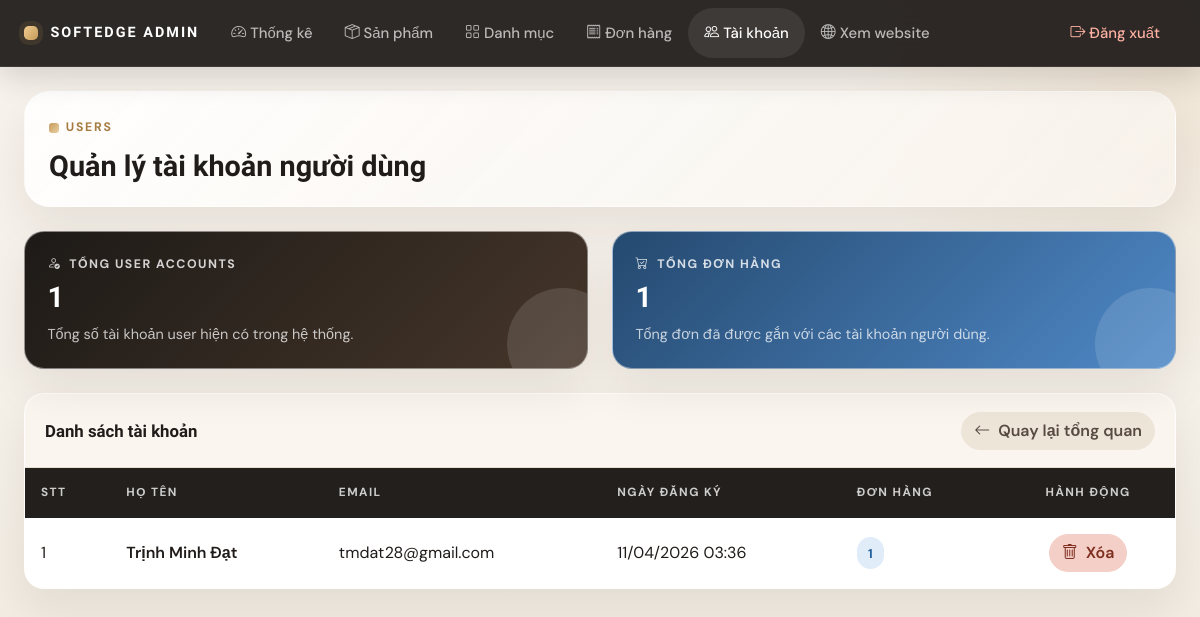
Screenshot of /admin/users (signed in) with the database file from the repository.
### tables this page shows
CREATE TABLE `users` (
  `user_id` varchar(36) NOT NULL DEFAULT uuid(),
  `full_name` varchar(100) NOT NULL,
  `email` varchar(100) NOT NULL,
  `phone` varchar(20) DEFAULT NULL,
  `password` varchar(255) NOT NULL,
  `role` enum('customer','admin') NOT NULL DEFAULT 'customer',
  `status` enum('active','banned') NOT NULL DEFAULT 'active',
  `created_at` datetime NOT NULL DEFAULT current_timestamp()
);

### routes.php (called while the page is built)
<?php
$routes = [
    'GET /' => 'HomeController@index',
    'GET /productdetail/{id}' => 'ProductController@detail',
    'POST /productdetail/{id}/review' => 'ProductController@submitReview',
    'GET /api/products' => 'ApiController@getProducts',
    'GET /api/categories' => 'ApiController@getCategories',
    'GET /api/cart' => 'ApiController@getCart',
    'POST /api/cart/add' => 'ApiController@addToCart',
    'POST /api/cart/update' => 'ApiController@updateCartItem',
    'POST /api/cart/remove' => 'ApiController@removeFromCart',
    'POST /api/checkout' => 'OrderController@processCheckout',
    'POST /api/auth/login' => 'UserController@loginApi',
    'GET /admin/login' => 'AdminController@login',
    'POST /admin/login' => 'AdminController@login',
    'GET /admin/logout' => 'AdminController@logout',
    'GET /admin' => 'AdminController@dashboard',
    'GET /admin/dashboard' => 'AdminController@dashboard',
    'GET /admin/products' => 'AdminController@products',
    'POST /admin/products/save' => 'AdminController@saveProduct',
    'GET /admin/products/delete' => 'AdminController@deleteProduct',
    'GET /admin/categories' => 'AdminController@categories',
    'POST /admin/categories/save' => 'AdminController@saveCategory',
    'GET /admin/categories/delete' => 'AdminController@deleteCategory',
    'GET /admin/users' => 'AdminController@users',
    'GET /admin/users/delete' => 'AdminController@deleteUser',
    'GET /admin/orders' => 'AdminController@orders',
    'POST /admin/orders/update' => 'AdminController@updateOrderStatus',
    'GET /admin/orders/delete' => 'AdminController@deleteOrder',
    'GET /register' => 'UserController@register',
    'POST /register' => 'UserController@register',
    'GET /logout' => 'UserController@logout',
    'GET /pay' => 'OrderController@checkout',
    'POST /api/payment' => 'OrderController@processPayment',
];
return $routes;

### app/controllers/AdminController.php (called while the page is built, shortened)
<?php
class AdminController {
    public function users() {
        $db = Database::getInstance()->getConnection();
        $stmt = $db->prepare(
            "SELECT u.user_id, u.full_name, u.email, u.created_at,
                    (SELECT COUNT(*) FROM orders WHERE customer_id = c.customer_id) AS order_count
             FROM users u
             LEFT JOIN customers c ON u.user_id = c.user_id
             WHERE u.role = 'customer'
             ORDER BY u.created_at DESC"
        );
        $stmt->execute();
        $users = $stmt->fetchAll();
        $countStmt = $db->prepare("SELECT COUNT(*) AS total FROM users WHERE role = 'customer'");
        $countStmt->execute();
        $userCount = $countStmt->fetch()['total'] ?? 0;
        require BASE_PATH . '/app/views/admin/users.php';
    }
}

### app/views/admin/users.php (the view, shortened to what this page needs)
<?php
require __DIR__ . '/partials/head.php';
$totalUserOrders = count($users) > 0 ? array_sum(array_column($users, 'order_count')) : 0;
?>
<body class="admin-body">
<?php require __DIR__ . '/partials/navbar.php'; ?>
<main class="admin-shell">
    <div class="container-fluid px-3 px-lg-4">
        <section class="admin-hero">
            <div class="admin-kicker">Users</div>
            <h1 class="admin-title">Quản lý tài khoản người dùng</h1>
        </section>
        <section class="row g-4 mb-4">
            <div class="col-md-6">
                <div class="metric-card metric-dark">
                    <div class="card-body">
                        <div class="metric-label"><i class="bi bi-person-check me-2"></i>Tổng user accounts</div>
                        <div class="metric-value"><?= $userCount ?? 0 ?></div>
                        <div class="metric-note">Tổng số tài khoản user hiện có trong hệ thống.</div>
                    </div>
                </div>
            </div>
            <div class="col-md-6">
                <div class="metric-card metric-blue">
                    <div class="card-body">
                        <div class="metric-label"><i class="bi bi-cart-check me-2"></i>Tổng đơn hàng</div>
                        <div class="metric-value"><?= $totalUserOrders ?></div>
                        <div class="metric-note">Tổng đơn đã được gắn với các tài khoản người dùng.</div>
                    </div>
                </div>
            </div>
        </section>
        <section class="panel">
            <div class="panel-header d-flex flex-column flex-lg-row justify-content-between align-items-lg-center gap-3">
                <div>
                    <h2 class="panel-title">Danh sách tài khoản</h2>
                </div>
                <a href="<?= BASE_URL ?>/admin/dashboard" class="btn btn-secondary">
                    <i class="bi bi-arrow-left me-2"></i>Quay lại tổng quan
                </a>
            </div>
            <div class="table-responsive">
                <table class="table table-hover align-middle table-admin">
                    <thead>
                        <tr>
                            <th>STT</th>
                            <th>Họ tên</th>
                            <th>Email</th>
                            <th>Ngày đăng ký</th>
                            <th>Đơn hàng</th>
                            <th class="text-center">Hành động</th>
                        </tr>
                    </thead>
                    <tbody>
                        <?php if (empty($users)): ?>
                            <tr>
                                <td colspan="6" class="text-center py-5 text-muted">Chưa có tài khoản user nào.</td>
                            </tr>
                        <?php else: ?>
                            <?php foreach ($users as $index => $user): ?>
                                <tr>
                                    <td><?= $index + 1 ?></td>
                                    <td class="fw-semibold"><?= htmlspecialchars($user['full_name']) ?></td>
                                    <td><?= htmlspecialchars($user['email']) ?></td>
                                    <td><?= date('d/m/Y H:i', strtotime($user['created_at'])) ?></td>
                                    <td><span class="soft-badge soft-badge--info"><?= $user['order_count'] ?? 0 ?></span></td>
                                    <td class="text-center">
                                        <a href="<?= BASE_URL ?>/admin/users/delete?delete=<?= $user['user_id'] ?>" class="btn btn-danger" onclick="return confirm('Bạn chắc chắn muốn xóa tài khoản này? Hành động này không thể hoàn tác!');">
                                            <i class="bi bi-trash me-2"></i>Xóa
                                        </a>
                                    </td>
                                </tr>
                            <?php endforeach; ?>
                        <?php endif; ?>
                    </tbody>
                </table>
            </div>
        </section>
    </div>
</main>
</body>
</html>

### index.php (shortened to what this page needs)
<?php
$routes = require_once BASE_PATH . '/routes.php';
$method = $_SERVER['REQUEST_METHOD'];
$uri    = parse_url($_SERVER['REQUEST_URI'], PHP_URL_PATH);
$uri = '/' . trim($uri, '/');
foreach ($routes as $route => $handler) {
    [$routeMethod, $routePath] = explode(' ', $route, 2);
    $pattern = preg_replace('/\{[a-z_]+\}/', '([^/]+)', $routePath);
    $pattern = '#^' . $pattern . '$#';
    if ($routeMethod === $method && preg_match($pattern, $uri, $matches)) {
        array_shift($matches);
        [$controllerName, $action] = explode('@', $handler);
        $controller = new $controllerName();
        call_user_func_array([$controller, $action], $matches);
        break;
    }
}

### admin.css (style rules this page uses)
:root { --admin-bg: #f4efe7; --admin-surface: #fffdf9; --admin-surface-strong: #f8f3ec; --admin-ink: #201c1a; --admin-muted: #746a62; --admin-border: #e7ddd0; --admin-accent: #c49a5a; --admin-accent-deep: #a67c42; --admin-success: #1f6b4f; --admin-danger: #a53f2b; --admin-warning: #9a6618; --admin-info: #245f9d; --admin-radius: 20px; --admin-shadow: 0 20px 45px rgba(44, 28, 14, 0.08); }
body.admin-body { min-height: 100vh; background: radial-gradient(circle at top right, rgba(196, 154, 90, 0.18), transparent 26%), linear-gradient(180deg, #f8f3ed 0%, var(--admin-bg) 56%, #f0e9de 100%); color: var(--admin-ink); font-family: "DM Sans", sans-serif; }
.admin-shell { padding: 1.5rem 0 2rem; }
.admin-hero { margin-bottom: 1.5rem; padding: 1.5rem; border: 1px solid rgba(255, 255, 255, 0.4); border-radius: calc(var(--admin-radius) + 6px); background: linear-gradient(135deg, rgba(255, 255, 255, 0.92), rgba(248, 243, 236, 0.86)), linear-gradient(135deg, rgba(196, 154, 90, 0.08), transparent 55%); box-shadow: var(--admin-shadow); }
.admin-kicker { display: inline-flex; align-items: center; gap: 0.45rem; margin-bottom: 0.85rem; color: var(--admin-accent-deep); font-size: 0.77rem; font-weight: 700; letter-spacing: 0.14em; text-transform: uppercase; }
.admin-kicker::before { content: ""; width: 0.6rem; height: 0.6rem; border-radius: 0.2rem; background: linear-gradient(135deg, var(--admin-accent), #ebd1a6); }
.admin-title { margin: 0; font-family: "Be Vietnam Pro", sans-serif; font-size: clamp(1.8rem, 2vw, 2.5rem); font-weight: 800; line-height: 1.1; }
.metric-card, .panel, .info-card { border: 1px solid rgba(255, 255, 255, 0.45); border-radius: var(--admin-radius); background: var(--admin-surface); box-shadow: var(--admin-shadow); }
.metric-card { position: relative; overflow: hidden; height: 100%; }
.metric-card::after { content: ""; position: absolute; inset: auto -2rem -2rem auto; width: 7rem; height: 7rem; border-radius: 50%; background: rgba(255, 255, 255, 0.12); }
.metric-card .card-body { position: relative; z-index: 1; padding: 1.4rem; }
.metric-label { color: rgba(255, 255, 255, 0.8); font-size: 0.77rem; font-weight: 700; letter-spacing: 0.12em; text-transform: uppercase; }
.metric-value { margin-top: 0.65rem; font-family: "Be Vietnam Pro", sans-serif; font-size: clamp(1.8rem, 2.2vw, 2.6rem); font-weight: 800; line-height: 1; color: #fff; }
.metric-note { margin-top: 0.75rem; color: rgba(255, 255, 255, 0.74); font-size: 0.9rem; }
.metric-dark { background: linear-gradient(135deg, #1d1a17 0%, #46362a 100%); }
.metric-blue { background: linear-gradient(135deg, #25496f 0%, #4f89c7 100%); }
.panel { overflow: hidden; }
.panel-header, .panel-footer { padding: 1.1rem 1.25rem; background: rgba(248, 243, 236, 0.72); border-bottom: 1px solid var(--admin-border); }
.panel-title { margin: 0; font-family: "Be Vietnam Pro", sans-serif; font-size: 1.05rem; font-weight: 700; }
.table-admin { margin-bottom: 0; }
.table-admin thead th { background: #231f1c !important; color: rgba(255, 255, 255, 0.78) !important; border: 0 !important; padding: 1rem !important; font-size: 0.74rem; font-weight: 700; letter-spacing: 0.12em; text-transform: uppercase; white-space: nowrap; }
.table-admin tbody td { padding: 1rem !important; border-color: var(--admin-border) !important; vertical-align: middle; color: var(--admin-ink); }
.table-admin tbody tr:last-child td { border-bottom: 0; }
.soft-badge { display: inline-flex; align-items: center; gap: 0.35rem; padding: 0.4rem 0.7rem; border-radius: 999px; font-size: 0.8rem; font-weight: 700; }
.soft-badge--info { background: #e0edf9; color: var(--admin-info); }
.btn { border-radius: 999px; font-weight: 600; }
.btn-danger { background: #f4cfc7; border-color: #f4cfc7; color: #7e2e1f; }
.btn-secondary { background: #eee5d9; border-color: #eee5d9; color: #574b41; }

### rows the page displays
users: full_name "Trịnh Minh Đạt", email "tmdat28@gmail.com", created_at "11/04/2026 03:36", order_count "1"

### other values shown
$item['label'] "Thống kê"
$item['label'] "Sản phẩm"
$item['label'] "Danh mục"
$item['label'] "Đơn hàng"
$item['label'] "Tài khoản"
$userCount "1"
$totalUserOrders "1"
